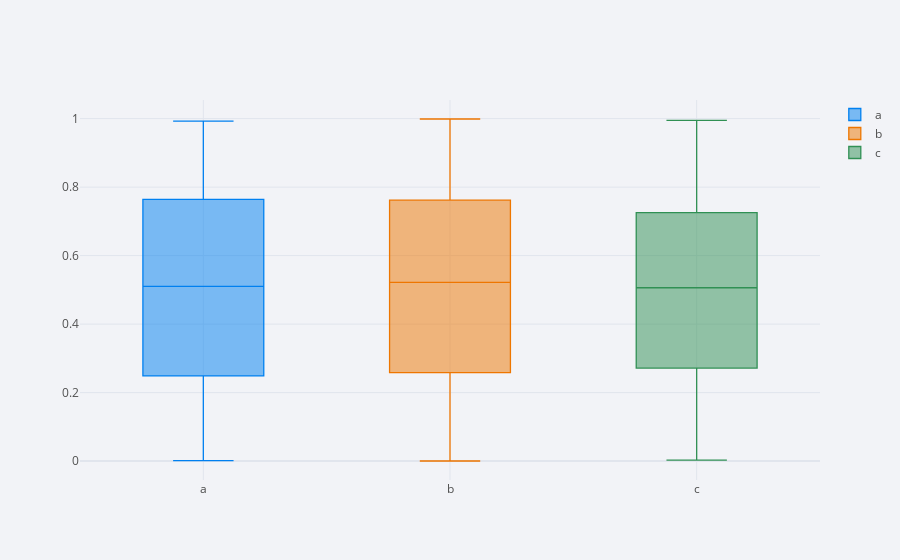

Source (notebook cell):
### Code cell
df.iplot(kind='box')

### Figure 1 — Plotly figure (JSON) as saved in the notebook; plotly's stock layout.template omitted (floating-point values rounded to 4 significant figures; data arrays with more than 128 entries replaced by an {"elided": "..."} marker saying what was removed)
{"data": [{"boxpoints": false, "line": {"width": 1.3}, "marker": {"color": "rgba(0, 128, 240, 1.0)"}, "name": "a", "orientation": "v", "type": "box", "y": {"elided": "300 float values"}}, {"boxpoints": false, "line": {"width": 1.3}, "marker": {"color": "rgba(238, 118, 0, 1.0)"}, "name": "b", "orientation": "v", "type": "box", "y": {"elided": "300 float values"}}, {"boxpoints": false, "line": {"width": 1.3}, "marker": {"color": "rgba(48, 144, 84, 1.0)"}, "name": "c", "orientation": "v", "type": "box", "y": {"elided": "300 float values"}}], "layout": {"legend": {"bgcolor": "#F2F3F7", "font": {"color": "#505050"}}, "paper_bgcolor": "#F2F3F7", "plot_bgcolor": "#F2F3F7", "title": {"font": {"color": "#484848"}}, "xaxis": {"gridcolor": "#E1E5ED", "showgrid": true, "tickfont": {"color": "#505050"}, "title": {"font": {"color": "#505050"}, "text": ""}, "zerolinecolor": "#E1E5ED"}, "yaxis": {"gridcolor": "#E1E5ED", "showgrid": true, "tickfont": {"color": "#505050"}, "title": {"font": {"color": "#505050"}, "text": ""}, "zerolinecolor": "#E1E5ED"}}}
